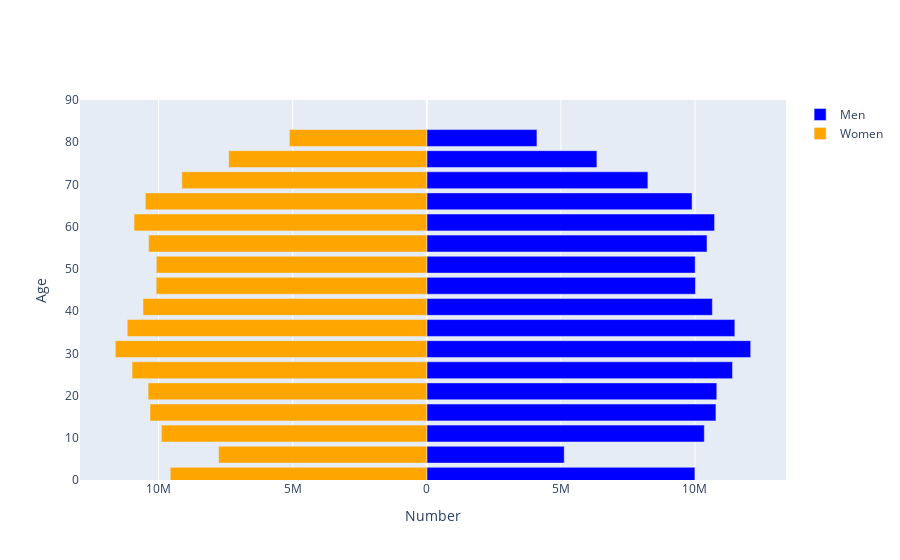

The code cell stored with this chart in its notebook:
### Code cell
#testing part B
pyramid(test.loc[0,:])

### Figure 1 — Plotly figure (JSON) as saved in the notebook; plotly's stock layout.template omitted (floating-point values rounded to 4 significant figures)
{"data": [{"orientation": "h", "y": [1, 6, 11, 16, 21, 26, 31, 36, 41, 46, 51, 56, 61, 66, 71, 76, 81], "hoverinfo": "skip", "marker": {"color": "blue"}, "x": [9996862, 5125216, 10347964, 10781682, 10812989, 11398033, 12077266, 11486356, 10648938, 10017138, 10007483, 10447798, 10730282, 9890799, 8243728, 6342514, 4107578], "type": "bar", "name": "Men"}, {"orientation": "h", "y": [1, 6, 11, 16, 21, 26, 31, 36, 41, 46, 51, 56, 61, 66, 71, 76, 81], "hoverinfo": "skip", "marker": {"color": "orange"}, "x": [-9563448, -7761346, -9894472, -10318554, -10390150, -10987824, -11612802, -11166357, -10580188, -10089427, -10084408, -10372061, -10912492, -10493224, -9132820, -7385613, -5122137], "type": "bar", "name": "Women"}], "layout": {"barmode": "overlay", "xaxis": {"ticktext": ["10M", "5M", "0", "5M", "10M"], "tickvals": [-10000000, -5000000, 0, 5000000, 10000000], "title": {"text": "Number"}}, "yaxis": {"range": [0, 90], "title": {"text": "Age"}}}}
